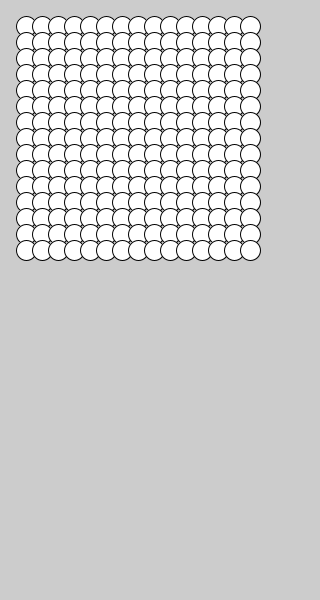
Frame 1 (no input)
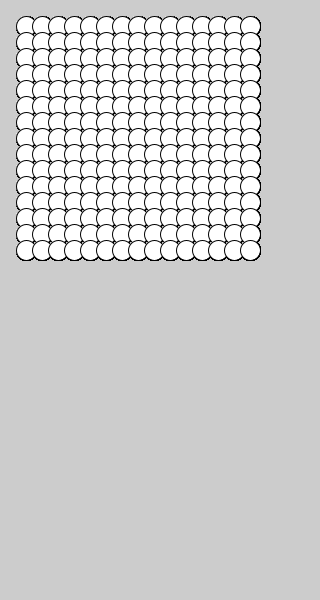
Frame 60 (the mouse pressed at the canvas centre just before this capture)
Frame 120 (the mouse held since frame 60 and released just before this capture): identical to frame 60, image omitted

The Processing sketch that drew these frames (run headless with seeded random() and noise(); from frame 60 on, the mouse is pressed at the canvas centre):

// Processing sketch: Circles_and_a_big_circle
// ── Circles_and_a_big_circle.pde
void settings() {
  size(320, 600);
}

void setup() {
}
int i;
int j;
void draw () {
  for (i = 1; i<16; i++) {
    for (j = 1; j<16; j++) {
      ellipse(16*i+10, 16*j+10, 20, 20);
    }
  }
}
